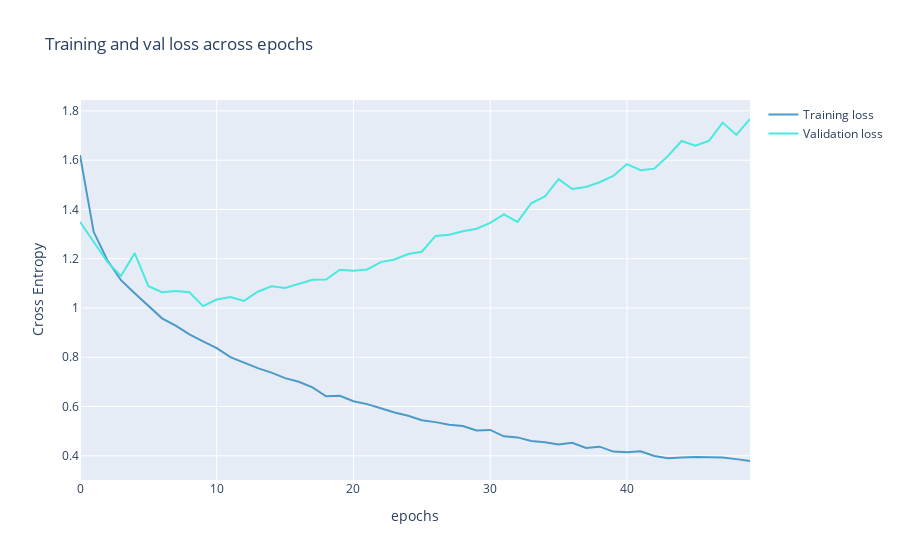

Write notebook code for a chart like this one.
### Code cell
from plotly import graph_objects as go
color_chart = ["#4B9AC7", "#4BE8E0", "#9DD4F3", "#97FBF6", "#2A7FAF", "#23B1AB", "#0E3449", "#015955"]

history = history_dict
fig = go.Figure(data=[
                      go.Scatter(
                          y=history["loss"],
                          name="Training loss",
                          mode="lines",
                          marker=dict(
                              color=color_chart[0]
                          )),
                      go.Scatter(
                          y=history["val_loss"],
                          name="Validation loss",
                          mode="lines",
                          marker=dict(
                              color=color_chart[1]
                          ))
])
fig.update_layout(
    title='Training and val loss across epochs',
    xaxis_title='epochs',
    yaxis_title='Cross Entropy'    
)
fig.show()

### Figure 1 — Plotly figure (JSON) as saved in the notebook; plotly's stock layout.template omitted (floating-point values rounded to 4 significant figures)
{"data": [{"marker": {"color": "#4B9AC7"}, "mode": "lines", "name": "Training loss", "type": "scatter", "y": [1.621, 1.309, 1.194, 1.113, 1.06, 1.011, 0.9581, 0.9286, 0.8931, 0.8645, 0.8375, 0.8007, 0.7774, 0.756, 0.7377, 0.7155, 0.7006, 0.6782, 0.6419, 0.6435, 0.6214, 0.6098, 0.593, 0.5758, 0.5627, 0.5446, 0.5368, 0.5263, 0.5212, 0.5028, 0.5052, 0.4792, 0.4748, 0.4603, 0.4553, 0.446, 0.4531, 0.4316, 0.4372, 0.4173, 0.4142, 0.4184, 0.3992, 0.3897, 0.393, 0.3955, 0.3943, 0.3933, 0.3866, 0.379]}, {"marker": {"color": "#4BE8E0"}, "mode": "lines", "name": "Validation loss", "type": "scatter", "y": [1.35, 1.267, 1.187, 1.13, 1.223, 1.089, 1.064, 1.07, 1.064, 1.008, 1.034, 1.045, 1.029, 1.066, 1.089, 1.081, 1.098, 1.115, 1.116, 1.155, 1.152, 1.157, 1.186, 1.197, 1.219, 1.228, 1.292, 1.297, 1.311, 1.322, 1.345, 1.38, 1.35, 1.425, 1.453, 1.523, 1.483, 1.492, 1.51, 1.536, 1.584, 1.559, 1.566, 1.617, 1.678, 1.659, 1.679, 1.753, 1.703, 1.767]}], "layout": {"title": {"text": "Training and val loss across epochs"}, "xaxis": {"title": {"text": "epochs"}}, "yaxis": {"title": {"text": "Cross Entropy"}}}}
